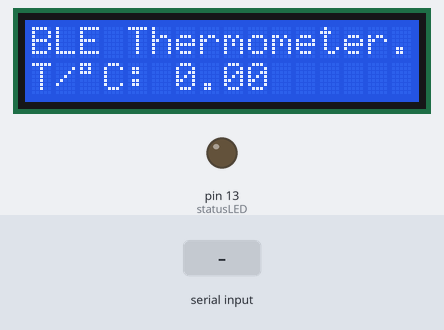
Bench run of a sketch on a simulated Arduino Uno, built with avr-gcc and run on an emulated ATmega328P. On the bench: 16×2 character LCD, output pins drawn as LEDs (lit = HIGH). The inputs (shaded band) are chosen by the test bench.

Above: at 1.2 s.
1.3 s: "90,45\n" received over Serial
At 2.55 s:
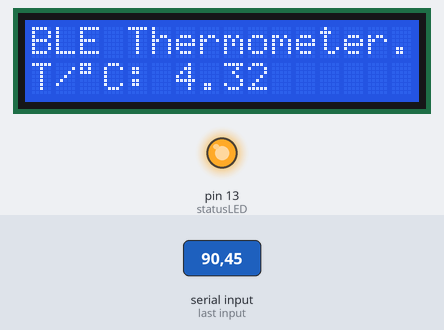
4.1 s: "30,150\n" received over Serial
At 5.9 s:
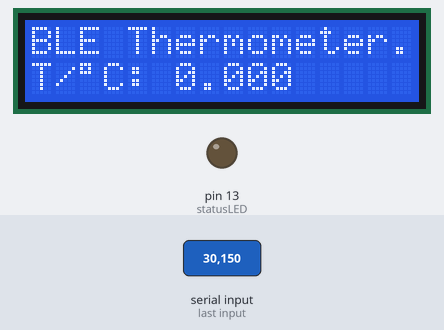
Timing chart, 0 to 7.4 s (numbered marks = the images above; inputs shaded):
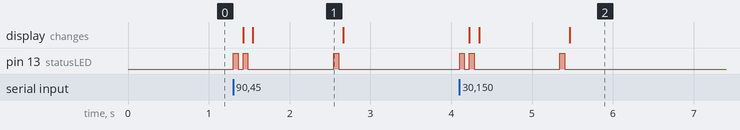

Measured:
- after the input at 1.3 s, pin 13 (statusLED): goes HIGH 0.06 s, LOW 0.06 s, HIGH 0.06 s, LOW 1.1 s, HIGH 0.06 s, then LOW, starting at once; the display: first changes after 0.12 s (image 1 shows a later state)
- after the input at 4.1 s, pin 13 (statusLED): goes HIGH 0.06 s, LOW 0.06 s, HIGH 0.06 s, LOW 1.1 s, HIGH 0.06 s, then LOW, starting at once; the display: first changes after 0.12 s (image 2 shows a later state)
- what the display in image 1 shows lasts 1.2 s, from 1.5 s to 2.7 s

The sketch:

RX.ino
```cpp
#include <LiquidCrystal.h>


#define statusLED        13
#define scaleFactor      0.096


LiquidCrystal lcd(8, 9, 4, 5, 6, 7);


float t = 0.0;
unsigned int temp = 0;


void setup()
{
  pinMode(statusLED, OUTPUT);
  digitalWrite(statusLED, LOW);
  Serial.begin(9600);
  Serial.flush();
  lcd.begin(16, 2);
  lcd.clear();
  lcd.setCursor(0, 0);
  lcd.print("BLE Thermometer.");
  lcd.setCursor(0, 1);
  lcd.print("T/ C:");
  lcd.setCursor(2, 1);
  lcd.write(0xDF);
}


void loop()
{
  if(Serial.available() > 0)
  {
    temp = Serial.parseInt();
    digitalWrite(statusLED, HIGH);
    delay(60);
    digitalWrite(statusLED, LOW);
    delay(60);
  }

  t = temp;
  t *= scaleFactor;
  lcd.setCursor(6, 1);
  lcd.print(t);
}
```
